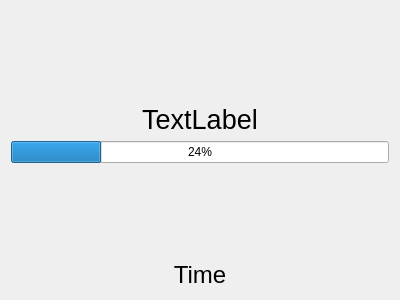
<?xml version="1.0" encoding="UTF-8"?>
<ui version="4.0">
 <class>CFrmFullScreen</class>
 <widget class="QWidget" name="CFrmFullScreen">
  <property name="geometry">
   <rect>
    <x>0</x>
    <y>0</y>
    <width>400</width>
    <height>300</height>
   </rect>
  </property>
  <property name="windowTitle">
   <string>FullScreen</string>
  </property>
  <property name="autoFillBackground">
   <bool>true</bool>
  </property>
  <layout class="QGridLayout" name="gridLayout">
   <item row="4" column="0">
    <spacer name="verticalSpacer_2">
     <property name="orientation">
      <enum>Qt::Vertical</enum>
     </property>
     <property name="sizeHint" stdset="0">
      <size>
       <width>20</width>
       <height>40</height>
      </size>
     </property>
    </spacer>
   </item>
   <item row="5" column="0">
    <widget class="QLabel" name="lbTime">
     <property name="font">
      <font>
       <pointsize>18</pointsize>
      </font>
     </property>
     <property name="text">
      <string>Time</string>
     </property>
     <property name="alignment">
      <set>Qt::AlignCenter</set>
     </property>
    </widget>
   </item>
   <item row="1" column="0">
    <widget class="QLabel" name="lbText">
     <property name="sizePolicy">
      <sizepolicy hsizetype="Preferred" vsizetype="Fixed">
       <horstretch>0</horstretch>
       <verstretch>0</verstretch>
      </sizepolicy>
     </property>
     <property name="font">
      <font>
       <family>Arial</family>
       <pointsize>20</pointsize>
      </font>
     </property>
     <property name="text">
      <string>TextLabel</string>
     </property>
     <property name="alignment">
      <set>Qt::AlignCenter</set>
     </property>
    </widget>
   </item>
   <item row="0" column="0">
    <spacer name="verticalSpacer">
     <property name="orientation">
      <enum>Qt::Vertical</enum>
     </property>
     <property name="sizeHint" stdset="0">
      <size>
       <width>20</width>
       <height>40</height>
      </size>
     </property>
    </spacer>
   </item>
   <item row="2" column="0">
    <widget class="QProgressBar" name="progressBar">
     <property name="value">
      <number>24</number>
     </property>
     <property name="alignment">
      <set>Qt::AlignLeading|Qt::AlignLeft|Qt::AlignVCenter</set>
     </property>
     <property name="invertedAppearance">
      <bool>false</bool>
     </property>
    </widget>
   </item>
  </layout>
 </widget>
 <resources/>
 <connections/>
</ui>
